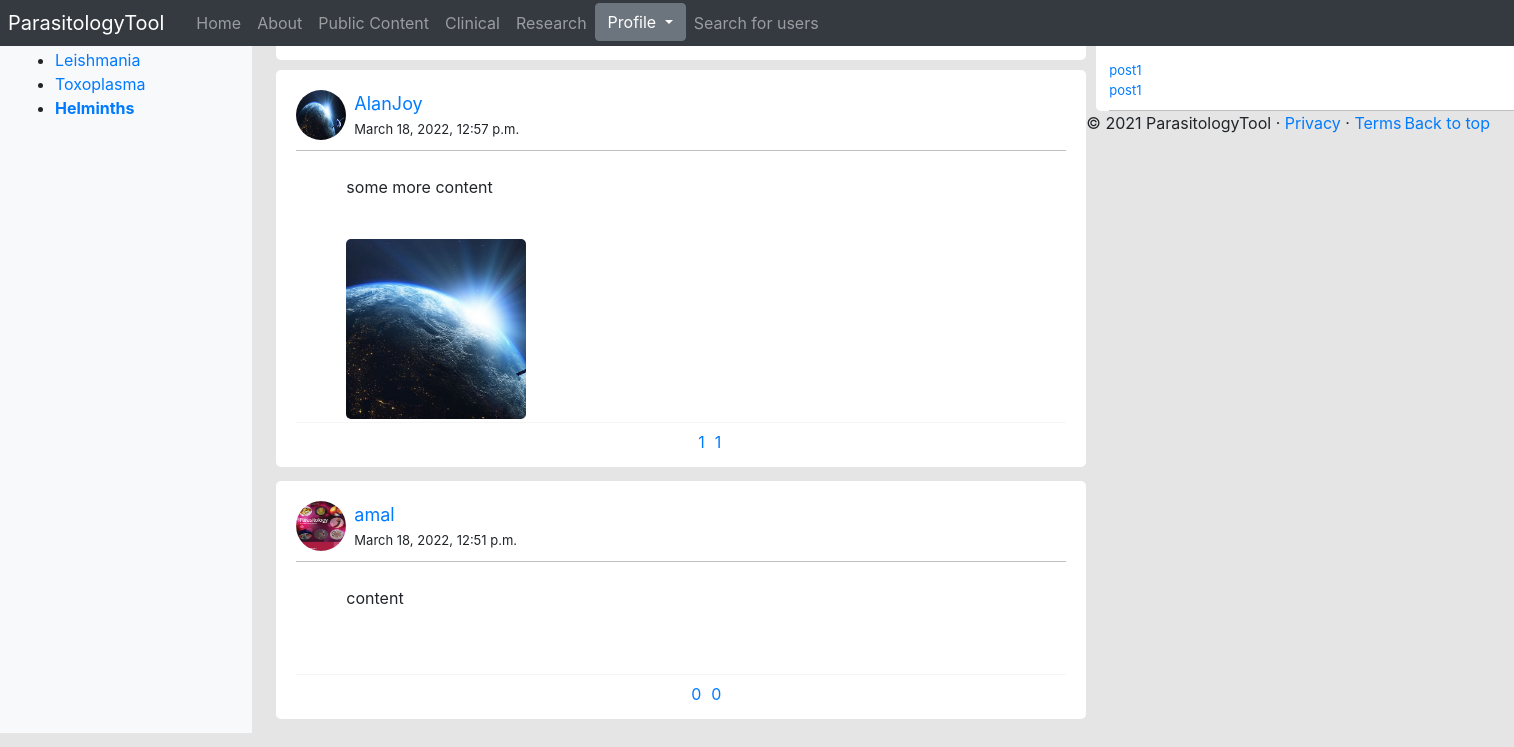
Page /parasitologyTool/clinical_portal/8/ (signed in) on the committed database.
### parasitologyTool/models.py (models this page shows, shortened)
class Parasite(models.Model):
	NAME_MAX_LENGTH = 128
	name = models.CharField(max_length=NAME_MAX_LENGTH, unique=True)
	views = models.IntegerField(default=0)
	picture = models.ImageField(upload_to='parasite_pic')
	intro = models.CharField(max_length=3000)

class Post(models.Model):
	title = models.CharField(max_length=100)
	content = models.TextField()
	parasite = models.ForeignKey(Parasite, on_delete=models.CASCADE, default=None)
	likes = models.ManyToManyField(User, blank=True, related_name="clinical_likes")
	dislikes = models.ManyToManyField(User, blank=True, related_name="clinical_dislikes")
	user = models.ForeignKey(UserProfile, on_delete=models.CASCADE, default=None)
	date_posted = models.DateTimeField(default=timezone.now)
	@property
	def images(self):
		return self.clinicalimage_set.all()
	@property
	def model(self):
		return self.__class__.__name__
	class Meta:
		ordering = ['-date_posted',]

class UserProfile(models.Model):
	user = models.OneToOneField(User, on_delete=models.CASCADE)
	profile_picture = models.ImageField(upload_to="profile_pictures", default="profile_pictures/default_pic.png")
	ROLE_CHOICES = [
		('clinician', 'Clinician'),
		('researcher', 'Researcher'),
		('public', 'Public'),
		('admin', 'Admin'),
	]
	role = models.CharField(max_length=50, choices=ROLE_CHOICES, default='Public')
	@property
	def username(self):
		return self.user.username

class ClinicalImage(models.Model):
	clinical_post = models.ForeignKey(Post, on_delete=models.CASCADE, default=None)
	image = models.ImageField(upload_to='clinical_pictures', default=None, blank=True, null=True)

### parasitologyTool/views.py (the view)
# urls.py: path('clinical_portal/<int:parasite_id>/', views.clinical_parasite_page, name = 'clinical_parasite_page'),
@login_required
@clinicians_only
def clinical_parasite_page(request, parasite_id):
    context_dict = {}
    try:
        parasite = Parasite.objects.get(id=parasite_id)
        posts = parasite.post_set.all()
    except Parasite.DoesNotExist:
        return not_found(request)
    pop_posts = Post.objects.order_by('-likes')[:5]
    context_dict['parasite'] = parasite
    context_dict['posts'] = posts
    context_dict['pop_posts'] = pop_posts
    return render(request, 'parasitologyTool/clinical_parasite_page.html', context=context_dict)

### parasitologyTool/templatetags/parasitologyTool_template_tags.py (called while the page is built)
@register.inclusion_tag('parasitologyTool/parasite_list.html')
def get_parasite_list(current_category=None):
	return {'parasites': Parasite.objects.all(),
	        'current_category':current_category}

### templates/parasitologyTool/clinical_parasite_page.html (shortened to what this page needs)
{% extends 'parasitologyTool/base.html' %}
{% load static %}
{% block body_block %}
    <link rel="stylesheet" type="text/css" href="{% static 'css/userpost.css' %}">
    <body>
    <div class="box">
        <div class="top-text">
            <Strong>Clinical Content - {{ parasite.name }}</Strong>
            <a style="float: right;" href="{% url 'parasitologyTool:add_post' parasite.id %}">Add Post</a>
        </div>
        <div>
            {% for post in posts %}
                <div class="a-box">
                    <div class="a-s-box-author">
                        <img src="{{ MEDIA_URL }}{{ post.user.profile_picture }}"
                             alt="picture of article"/>
                        <a class="a-s-box-author-name"
                           href="{% url 'parasitologyTool:profile' post.user.username %}">{{ post.user.username }}</a>
                        <div class="a-s-box-author-time">{{ post.date_posted }}</div>
                    </div>
                    <div class="a-s-box-context">
                        <div class="item">
                            <div class="context">
                                {{ post.content|linebreaks|urlize }}
                            </div>
                        </div>
                        {% if post.images %}
                            {% for image in post.images %}
                                <a href="{{ MEDIA_URL }}{{ image.image }}"><img src="{{ MEDIA_URL }}{{ image.image }}"></a>
                            {% endfor %}
                        {% endif %}
                        <br>
                    </div>
                    <div class="a-s-box-bottom">
                    </div>
                    <div class="a-s-box-bottom" style="width: 170px;">
                        {% if user.is_authenticated %}
                            <div style="float:right;">
                                <form class="ajax-form-dislike" id='dislike' method="POST"
                                      data-url="{% url 'parasitologyTool:dislike' post.model post.id %}">
                                    <a href="#" style="text-decoration: none;"><span
                                            class="dislike-count"> {{ post.dislikes.all.count }} </span></a>
                                </form>
                            </div>
                            <div style="float: right;">
                                <form class="ajax-form-like" id="like" method="POST"
                                      data-url="{% url 'parasitologyTool:like' post.model post.id %}">
                                    <a href="#" style="text-decoration: none; margin-right: 10px;"><span
                                            class="like-count">{{ post.likes.all.count }}</span></a>
                                </form>
                            </div>
                        {% endif %}
                    </div>
                    <br>
                </div>
            {% endfor %}
        </div>
    </div>
    </body>
    <div class="rside">
        <p><strong>Most Popular Post</strong></p>
        <div class="rside-box">
            {% for post in pop_posts %}
                <a href="{% url 'parasitologyTool:clinical_post_page' post.parasite.id post.id %}">{{ post.title }}</a>
                <br>
            {% endfor %}
        </div>
    </div>
{% endblock %}

### templates/parasitologyTool/parasite_list.html
{% if parasites %}
    <ul>
        {% for p in parasites %}
            {% if p == current_category %}
                <li><strong><a href="{% url 'parasitologyTool:goto' %}?parasite_id={{ p.id }}">{{ p.name }}</a></strong>
                </li>
            {% else %}
                <li><a href="{% url 'parasitologyTool:goto' %}?parasite_id={{ p.id }}">{{ p.name }}</a></li>
            {% endif %}
        {% endfor %}
    </ul>
{% else %}
    <strong>No parasites</strong>
{% endif %}

### static/css/userpost.css (style rules this page uses)
body { background: #E5E5E5; }
.top-text { background: white; border-radius: 5px; padding: 15px; margin-bottom: 10px; font-size: 20px; width: 810px; }
.box { float: left; }
.a-box { background: white; padding: 20px; border-radius: 5px; width: 810px; margin-bottom: -10px; }
.a-s-box-author img { float: initial; width: 50px; height: 50px; border-radius: 50%; }
.a-s-box-author { font-size: 15px; padding-bottom: 10px; border-bottom: solid 0.5px silver; position: relative; }
.a-s-box-author-name { position: absolute; top: 0px; left: 58px; font-size: 18px; }
.a-s-box-author-time { position: absolute; left:58px; top: 30px; font-size: 13px; }
.a-s-box-context { padding-left: 50px; border-bottom: solid 1px whitesmoke; }
.a-s-box-context img { width: 180px; height: 180px; margin-right: 3px; margin-bottom: 3px; border-radius: 5px; object-fit: cover; }
.a-s-box-bottom { width: 255px; text-align: center; float: left; padding-top: 7px; }
.rside { width: 460px; margin-left: 820px; background: white; border-radius: 5px; }
.rside-box { margin-left: 13px; margin-right: 13px; border-bottom: solid 0.5px silver; padding-bottom: 10px; font-size: 13px; }
.rside p { font-size: 20px; padding: 7px; border-bottom: solid 0.5px silver; }
.context { white-space: pre-line; }

### rows in the picture
Parasite: name "Leishmania"
Parasite: name "Toxoplasma"
Parasite: name "Helminths"
Post: user.profile_picture (picture), user.username "AlanJoy", date_posted "March 18, 2022, 12:57 p.m.", content "some more content", dislikes.all.count "1", likes.all.count "1", title "post1"
ClinicalImage: image (picture)
Post: user.profile_picture (picture), user.username "amal", date_posted "March 18, 2022, 12:51 p.m.", content "content", dislikes.all.count "0", likes.all.count "0", title "post1"
